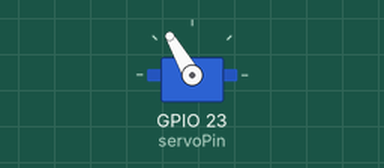
The sketch below on a simulated ESP32. Shown: servo.

Above: at 0.05 s.
Timing chart, 0 to 4.6 s (numbered marks = the images above):
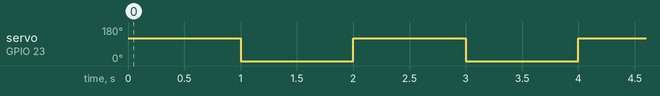

The sketch:

servo_test.ino
```cpp
#include <ESP32_Servo.h>

static const int servoPin = 23;

Servo servo1;

void setup() {
    Serial.begin(115200);
    servo1.attach(servoPin); // D27에 서보모터가 연결되었습니다.
}

void loop() {
   servo1.write(120);
   delay(1000);
   servo1.write(0);
   delay(1000);
}
```

Measured:
- by itself, servo on GPIO 23 (servoPin): alternates 120° for 1.0 s and 0° for 1.0 s
